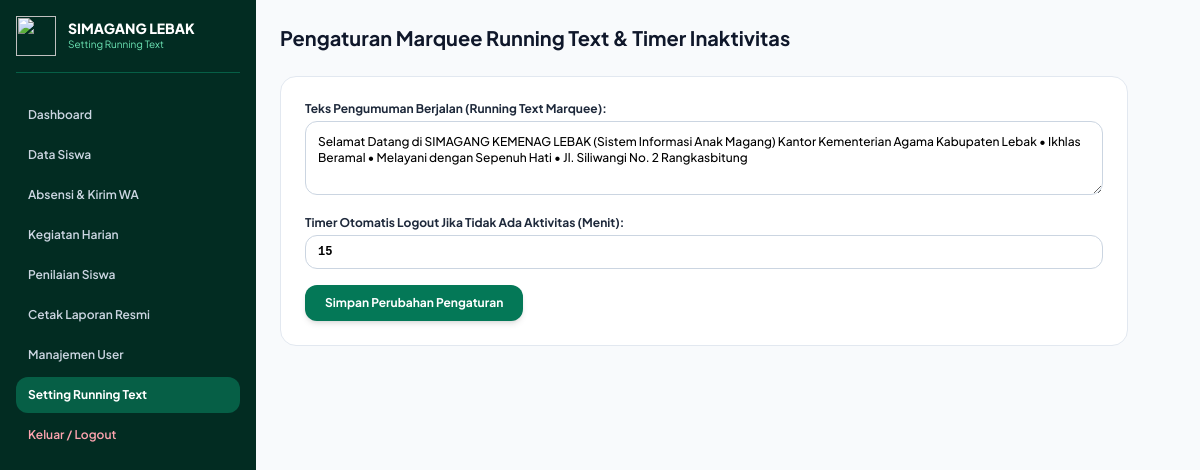
/running_text.php (signed in), run on the app's committed database.
### tables this page shows
CREATE TABLE IF NOT EXISTS `settings` (
  `id` INT PRIMARY KEY DEFAULT 1,
  `running_text` TEXT NOT NULL,
  `auto_logout_minutes` INT NOT NULL DEFAULT 15,
  `gps_enabled` TINYINT(1) NOT NULL DEFAULT 1,
  `gps_lat` DECIMAL(10,8) NOT NULL DEFAULT -6.36791,
  `gps_lng` DECIMAL(11,8) NOT NULL DEFAULT 106.26853,
  `gps_radius` INT NOT NULL DEFAULT 100,
  `created_at` TIMESTAMP DEFAULT CURRENT_TIMESTAMP
);

### running_text.php (the view, shortened to what this page needs)
<?php
require_once 'config/koneksi.php';
$setting = $pdo->query("SELECT * FROM settings WHERE id = 1")->fetch();
?>
<!DOCTYPE html>
<html lang="id">
<head>
    <script src="https://cdn.tailwindcss.com"></script>
</head>
<body class="bg-slate-50 flex min-h-screen">
    <aside class="w-64 bg-emerald-950 text-white min-h-screen p-4 flex flex-col justify-between shrink-0">
        <div>
            <div class="flex items-center gap-3 mb-6 pb-4 border-b border-emerald-800">
                <img src="assets/img/kemenag-logo.png" class="w-10 h-10 object-contain" onerror="this.src='https://upload.wikimedia.org/wikipedia/commons/thumb/a/a2/Logo_Kementerian_Agama_Republik_Indonesia.png/600px-Logo_Kementerian_Agama_Republik_Indonesia.png'">
                <div>
                    <h2 class="font-black text-sm leading-tight">SIMAGANG LEBAK</h2>
                    <p class="text-[10px] text-emerald-300">Setting Running Text</p>
                </div>
            </div>
            <nav class="space-y-1 text-xs font-semibold">
                <a href="dashboard_admin.php" class="block py-2.5 px-3 hover:bg-emerald-900 rounded-xl text-slate-300">Dashboard</a>
                <a href="siswa.php" class="block py-2.5 px-3 hover:bg-emerald-900 rounded-xl text-slate-300">Data Siswa</a>
                <a href="absensi.php" class="block py-2.5 px-3 hover:bg-emerald-900 rounded-xl text-slate-300">Absensi &amp; Kirim WA</a>
                <a href="kegiatan.php" class="block py-2.5 px-3 hover:bg-emerald-900 rounded-xl text-slate-300">Kegiatan Harian</a>
                <a href="penilaian.php" class="block py-2.5 px-3 hover:bg-emerald-900 rounded-xl text-slate-300">Penilaian Siswa</a>
                <a href="laporan.php" class="block py-2.5 px-3 hover:bg-emerald-900 rounded-xl text-slate-300">Cetak Laporan Resmi</a>
                <a href="users.php" class="block py-2.5 px-3 hover:bg-emerald-900 rounded-xl text-slate-300">Manajemen User</a>
                <a href="running_text.php" class="block py-2.5 px-3 bg-emerald-800 text-white rounded-xl font-bold">Setting Running Text</a>
                <a href="logout.php" class="block py-2.5 px-3 hover:bg-rose-900/60 rounded-xl text-rose-300 mt-4">Keluar / Logout</a>
            </nav>
        </div>
    </aside>
    <main class="flex-1 p-6 max-w-4xl space-y-6">
        <h1 class="text-xl font-bold text-slate-900">Pengaturan Marquee Running Text &amp; Timer Inaktivitas</h1>
        <div class="bg-white p-6 rounded-2xl border border-slate-200 shadow-xs space-y-4">
            <form method="POST" action="" class="space-y-4 text-xs">
                <div>
                    <label class="block font-bold text-slate-800 mb-1">Teks Pengumuman Berjalan (Running Text Marquee):</label>
                    <textarea name="running_text" rows="3" required class="w-full p-3 border border-slate-300 rounded-xl font-medium"><?= htmlspecialchars($setting['running_text'] ?? '') ?></textarea>
                </div>
                <div>
                    <label class="block font-bold text-slate-800 mb-1">Timer Otomatis Logout Jika Tidak Ada Aktivitas (Menit):</label>
                    <input type="number" name="auto_logout_minutes" value="<?= $setting['auto_logout_minutes'] ?? 15 ?>" min="1" max="120" required class="w-full px-3 py-2 border border-slate-300 rounded-xl font-bold font-mono">
                </div>
                <button type="submit" class="px-5 py-2.5 bg-emerald-700 hover:bg-emerald-800 text-white font-bold rounded-xl shadow-md">Simpan Perubahan Pengaturan</button>
            </form>
        </div>
    </main>
</body>
</html>

### running_text.php (style rules this page uses)
body { font-family: 'Plus Jakarta Sans', sans-serif; }

### data on the page
settings: running_text "Selamat Datang di SIMAGANG KEMENAG LEBAK (Sistem Informasi Anak Magang) Kantor Kementerian Agama Kabupaten Lebak • Ikhlas Beramal • Melayani dengan Sepenuh Hati • Jl. Siliwangi No. 2 Rangkasbitung", auto_logout_minutes "15"
